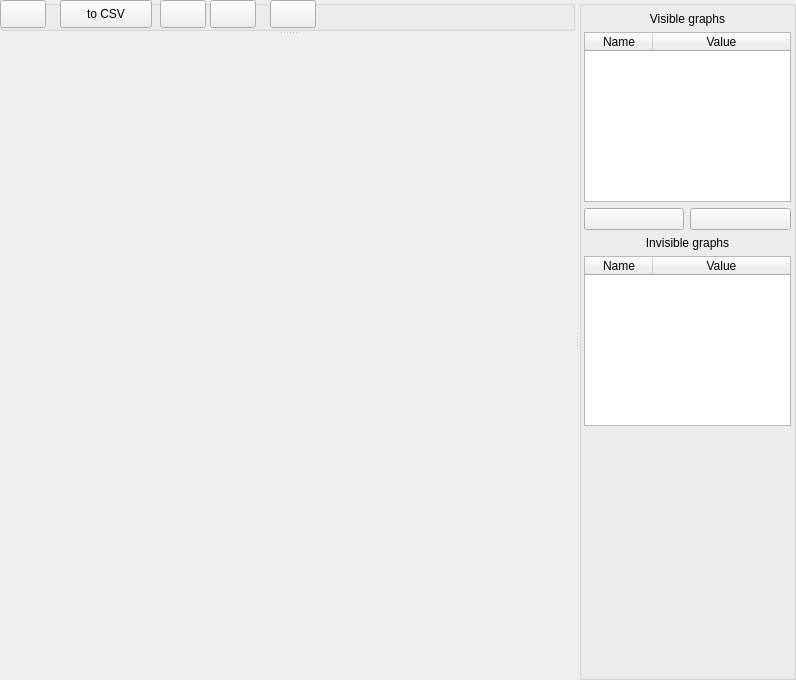
<?xml version="1.0" encoding="UTF-8"?>
<ui version="4.0">
 <class>GraphPlotDialogClass</class>
 <widget class="QWidget" name="GraphPlotDialogClass">
  <property name="geometry">
   <rect>
    <x>0</x>
    <y>0</y>
    <width>796</width>
    <height>680</height>
   </rect>
  </property>
  <property name="windowTitle">
   <string>GraphPlotDialog</string>
  </property>
  <layout class="QGridLayout" name="gridLayout">
   <property name="margin">
    <number>0</number>
   </property>
   <property name="spacing">
    <number>0</number>
   </property>
   <item row="0" column="0">
    <widget class="QSplitter" name="splitter_2">
     <property name="sizePolicy">
      <sizepolicy hsizetype="Preferred" vsizetype="Preferred">
       <horstretch>0</horstretch>
       <verstretch>0</verstretch>
      </sizepolicy>
     </property>
     <property name="orientation">
      <enum>Qt::Horizontal</enum>
     </property>
     <widget class="QSplitter" name="splitter">
      <property name="sizePolicy">
       <sizepolicy hsizetype="Expanding" vsizetype="Expanding">
        <horstretch>100</horstretch>
        <verstretch>100</verstretch>
       </sizepolicy>
      </property>
      <property name="minimumSize">
       <size>
        <width>0</width>
        <height>0</height>
       </size>
      </property>
      <property name="maximumSize">
       <size>
        <width>16777215</width>
        <height>16777215</height>
       </size>
      </property>
      <property name="orientation">
       <enum>Qt::Vertical</enum>
      </property>
      <property name="opaqueResize">
       <bool>true</bool>
      </property>
      <property name="childrenCollapsible">
       <bool>true</bool>
      </property>
      <widget class="QGroupBox" name="groupBox">
       <property name="title">
        <string/>
       </property>
       <widget class="QPushButton" name="resetButton">
        <property name="geometry">
         <rect>
          <x>270</x>
          <y>0</y>
          <width>46</width>
          <height>28</height>
         </rect>
        </property>
        <property name="toolTip">
         <string>Reset settings</string>
        </property>
        <property name="text">
         <string comment="Reset settings" extracomment="Reset settings"/>
        </property>
        <property name="icon">
         <iconset resource="../../../../resources/main.qrc">
          <normaloff>:/new/prefix1/refresh.png</normaloff>:/new/prefix1/refresh.png</iconset>
        </property>
       </widget>
       <widget class="QPushButton" name="saveButton">
        <property name="geometry">
         <rect>
          <x>210</x>
          <y>0</y>
          <width>46</width>
          <height>28</height>
         </rect>
        </property>
        <property name="toolTip">
         <string>Save settings</string>
        </property>
        <property name="text">
         <string comment="Save settings" extracomment="Save settings"/>
        </property>
        <property name="icon">
         <iconset resource="../../../../resources/main.qrc">
          <normaloff>:/new/prefix1/install.png</normaloff>:/new/prefix1/install.png</iconset>
        </property>
       </widget>
       <widget class="QPushButton" name="loadButton">
        <property name="geometry">
         <rect>
          <x>160</x>
          <y>0</y>
          <width>46</width>
          <height>28</height>
         </rect>
        </property>
        <property name="toolTip">
         <string>Load settings</string>
        </property>
        <property name="text">
         <string comment="Load settings" extracomment="Load settings"/>
        </property>
        <property name="icon">
         <iconset resource="../../../../resources/main.qrc">
          <normaloff>:/new/prefix1/remove.png</normaloff>:/new/prefix1/remove.png</iconset>
        </property>
       </widget>
       <widget class="QPushButton" name="exportCSVButton">
        <property name="geometry">
         <rect>
          <x>60</x>
          <y>0</y>
          <width>92</width>
          <height>28</height>
         </rect>
        </property>
        <property name="toolTip">
         <string>Export to CSV</string>
        </property>
        <property name="text">
         <string>to CSV</string>
        </property>
        <property name="icon">
         <iconset resource="../../../../resources/main.qrc">
          <normaloff>:/new/prefix1/install.png</normaloff>:/new/prefix1/install.png</iconset>
        </property>
        <property name="iconSize">
         <size>
          <width>24</width>
          <height>24</height>
         </size>
        </property>
       </widget>
       <widget class="QPushButton" name="pauseButton">
        <property name="geometry">
         <rect>
          <x>0</x>
          <y>0</y>
          <width>46</width>
          <height>28</height>
         </rect>
        </property>
        <property name="toolTip">
         <string>Pause</string>
        </property>
        <property name="text">
         <string/>
        </property>
        <property name="icon">
         <iconset resource="../../../../resources/main.qrc">
          <normaloff>:/new/prefix1/pause.png</normaloff>
          <normalon>:/new/prefix1/play.png</normalon>:/new/prefix1/pause.png</iconset>
        </property>
        <property name="iconSize">
         <size>
          <width>24</width>
          <height>24</height>
         </size>
        </property>
        <property name="shortcut">
         <string/>
        </property>
        <property name="checkable">
         <bool>true</bool>
        </property>
       </widget>
      </widget>
      <widget class="ViAreaWidget" name="widget" native="true">
       <property name="sizePolicy">
        <sizepolicy hsizetype="Preferred" vsizetype="Preferred">
         <horstretch>200</horstretch>
         <verstretch>30</verstretch>
        </sizepolicy>
       </property>
       <property name="minimumSize">
        <size>
         <width>575</width>
         <height>0</height>
        </size>
       </property>
      </widget>
     </widget>
     <widget class="QGroupBox" name="parametersBox">
      <property name="sizePolicy">
       <sizepolicy hsizetype="Maximum" vsizetype="Preferred">
        <horstretch>0</horstretch>
        <verstretch>0</verstretch>
       </sizepolicy>
      </property>
      <property name="minimumSize">
       <size>
        <width>150</width>
        <height>0</height>
       </size>
      </property>
      <property name="title">
       <string/>
      </property>
      <layout class="QGridLayout" name="gridLayout_2">
       <property name="sizeConstraint">
        <enum>QLayout::SetDefaultConstraint</enum>
       </property>
       <property name="leftMargin">
        <number>2</number>
       </property>
       <property name="topMargin">
        <number>0</number>
       </property>
       <property name="rightMargin">
        <number>2</number>
       </property>
       <property name="bottomMargin">
        <number>0</number>
       </property>
       <item row="7" column="0" colspan="2">
        <widget class="QLabel" name="visibleGraphLabel">
         <property name="text">
          <string>Visible graphs</string>
         </property>
         <property name="alignment">
          <set>Qt::AlignCenter</set>
         </property>
        </widget>
       </item>
       <item row="8" column="0" colspan="2">
        <widget class="QTableWidget" name="visibleGraph">
         <property name="minimumSize">
          <size>
           <width>0</width>
           <height>150</height>
          </size>
         </property>
         <property name="maximumSize">
          <size>
           <width>16777215</width>
           <height>170</height>
          </size>
         </property>
         <property name="selectionMode">
          <enum>QAbstractItemView::SingleSelection</enum>
         </property>
         <property name="selectionBehavior">
          <enum>QAbstractItemView::SelectRows</enum>
         </property>
         <property name="verticalScrollMode">
          <enum>QAbstractItemView::ScrollPerPixel</enum>
         </property>
         <property name="horizontalScrollMode">
          <enum>QAbstractItemView::ScrollPerPixel</enum>
         </property>
         <property name="gridStyle">
          <enum>Qt::DotLine</enum>
         </property>
         <property name="columnCount">
          <number>2</number>
         </property>
         <attribute name="horizontalHeaderVisible">
          <bool>true</bool>
         </attribute>
         <attribute name="horizontalHeaderCascadingSectionResizes">
          <bool>false</bool>
         </attribute>
         <attribute name="horizontalHeaderDefaultSectionSize">
          <number>68</number>
         </attribute>
         <attribute name="horizontalHeaderMinimumSectionSize">
          <number>40</number>
         </attribute>
         <attribute name="horizontalHeaderStretchLastSection">
          <bool>true</bool>
         </attribute>
         <attribute name="verticalHeaderVisible">
          <bool>false</bool>
         </attribute>
         <attribute name="verticalHeaderDefaultSectionSize">
          <number>21</number>
         </attribute>
         <attribute name="verticalHeaderVisible">
          <bool>false</bool>
         </attribute>
         <attribute name="verticalHeaderDefaultSectionSize">
          <number>21</number>
         </attribute>
         <attribute name="horizontalHeaderStretchLastSection">
          <bool>true</bool>
         </attribute>
         <attribute name="horizontalHeaderCascadingSectionResizes">
          <bool>false</bool>
         </attribute>
         <attribute name="horizontalHeaderVisible">
          <bool>true</bool>
         </attribute>
         <attribute name="horizontalHeaderMinimumSectionSize">
          <number>40</number>
         </attribute>
         <attribute name="horizontalHeaderDefaultSectionSize">
          <number>68</number>
         </attribute>
         <column>
          <property name="text">
           <string>Name</string>
          </property>
         </column>
         <column>
          <property name="text">
           <string>Value</string>
          </property>
         </column>
        </widget>
       </item>
       <item row="9" column="0">
        <widget class="QPushButton" name="up">
         <property name="text">
          <string/>
         </property>
         <property name="icon">
          <iconset resource="../../../../resources/main.qrc">
           <normaloff>:/new/prefix1/up_alt.png</normaloff>:/new/prefix1/up_alt.png</iconset>
         </property>
        </widget>
       </item>
       <item row="9" column="1">
        <widget class="QPushButton" name="down">
         <property name="text">
          <string/>
         </property>
         <property name="icon">
          <iconset resource="../../../../resources/main.qrc">
           <normaloff>:/new/prefix1/down_alt.png</normaloff>:/new/prefix1/down_alt.png</iconset>
         </property>
        </widget>
       </item>
       <item row="10" column="0" colspan="2">
        <widget class="QLabel" name="invisibleGraphLabel">
         <property name="text">
          <string>Invisible graphs</string>
         </property>
         <property name="alignment">
          <set>Qt::AlignCenter</set>
         </property>
        </widget>
       </item>
       <item row="11" column="0" colspan="2">
        <widget class="QTableWidget" name="invisibleGraph">
         <property name="minimumSize">
          <size>
           <width>0</width>
           <height>100</height>
          </size>
         </property>
         <property name="maximumSize">
          <size>
           <width>16777215</width>
           <height>170</height>
          </size>
         </property>
         <property name="selectionMode">
          <enum>QAbstractItemView::SingleSelection</enum>
         </property>
         <property name="selectionBehavior">
          <enum>QAbstractItemView::SelectRows</enum>
         </property>
         <property name="verticalScrollMode">
          <enum>QAbstractItemView::ScrollPerPixel</enum>
         </property>
         <property name="horizontalScrollMode">
          <enum>QAbstractItemView::ScrollPerPixel</enum>
         </property>
         <property name="gridStyle">
          <enum>Qt::DotLine</enum>
         </property>
         <attribute name="horizontalHeaderDefaultSectionSize">
          <number>68</number>
         </attribute>
         <attribute name="horizontalHeaderMinimumSectionSize">
          <number>40</number>
         </attribute>
         <attribute name="horizontalHeaderStretchLastSection">
          <bool>true</bool>
         </attribute>
         <attribute name="verticalHeaderVisible">
          <bool>false</bool>
         </attribute>
         <attribute name="verticalHeaderDefaultSectionSize">
          <number>21</number>
         </attribute>
         <attribute name="verticalHeaderVisible">
          <bool>false</bool>
         </attribute>
         <attribute name="verticalHeaderDefaultSectionSize">
          <number>21</number>
         </attribute>
         <attribute name="horizontalHeaderStretchLastSection">
          <bool>true</bool>
         </attribute>
         <attribute name="horizontalHeaderMinimumSectionSize">
          <number>40</number>
         </attribute>
         <attribute name="horizontalHeaderDefaultSectionSize">
          <number>68</number>
         </attribute>
         <column>
          <property name="text">
           <string>Name</string>
          </property>
         </column>
         <column>
          <property name="text">
           <string>Value</string>
          </property>
         </column>
        </widget>
       </item>
       <item row="12" column="0" colspan="2">
        <spacer name="verticalSpacer">
         <property name="orientation">
          <enum>Qt::Vertical</enum>
         </property>
         <property name="sizeHint" stdset="0">
          <size>
           <width>20</width>
           <height>40</height>
          </size>
         </property>
        </spacer>
       </item>
       <item row="5" column="0" rowspan="2" colspan="2">
        <widget class="GraphPlotParametersControlWidget" name="parametersWidget" native="true">
         <property name="minimumSize">
          <size>
           <width>140</width>
           <height>0</height>
          </size>
         </property>
         <property name="maximumSize">
          <size>
           <width>190</width>
           <height>300</height>
          </size>
         </property>
        </widget>
       </item>
      </layout>
     </widget>
    </widget>
   </item>
  </layout>
 </widget>
 <layoutdefault spacing="6" margin="11"/>
 <customwidgets>
  <customwidget>
   <class>ViAreaWidget</class>
   <extends>QWidget</extends>
   <header>viAreaWidget.h</header>
   <container>1</container>
   <slots>
    <slot>drawGrid(int)</slot>
   </slots>
  </customwidget>
  <customwidget>
   <class>GraphPlotParametersControlWidget</class>
   <extends>QWidget</extends>
   <header>graphPlotParametersControlWidget.h</header>
   <container>1</container>
  </customwidget>
 </customwidgets>
 <resources>
  <include location="../../../../resources/main.qrc"/>
  <include location="../../../../resources/main.qrc"/>
  <include location="../../../../resources/main.qrc"/>
  <include location="../../../../resources/main.qrc"/>
  <include location="../../../../resources/main.qrc"/>
  <include location="../../../../resources/main.qrc"/>
  <include location="../../../../resources/main.qrc"/>
  <include location="../../../../resources/main.qrc"/>
  <include location="../../../../resources/main.qrc"/>
  <include location="../../../../resources/main.qrc"/>
  <include location="../../../../resources/main.qrc"/>
  <include location="../../../../resources/main.qrc"/>
  <include location="../../../../resources/main.qrc"/>
 </resources>
 <connections/>
 <slots>
  <slot>exportToCSV()</slot>
  <slot>setGraphInvisible()</slot>
  <slot>setGraphVisible()</slot>
  <slot>selectGraph(QListWidgetItem*,QListWidgetItem*)</slot>
  <slot>unselectGraph(QListWidgetItem*)</slot>
  <slot>removeSelection()</slot>
  <slot>editVisibleGraphName(QListWidgetItem*)</slot>
  <slot>saveVisibleGraphName(QListWidgetItem*)</slot>
  <slot>editInvisibleGraphName(QListWidgetItem*)</slot>
  <slot>saveInvisibleGraphName(QListWidgetItem*)</slot>
  <slot>resetSettings()</slot>
  <slot>saveSettingsToFile()</slot>
  <slot>loadSettingsFromFile()</slot>
 </slots>
</ui>
